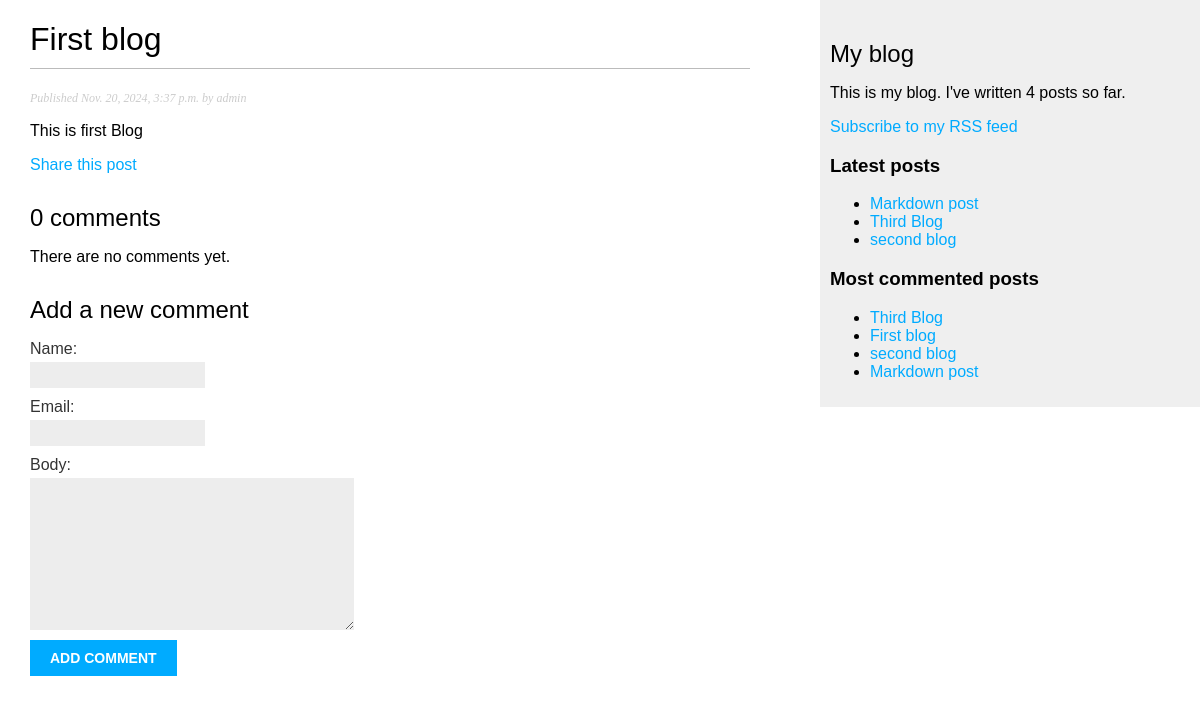
The page /blog/2024/11/20/first-blog/ on the database its author committed.
### blog/models.py (models this page shows, shortened)
class Post(models.Model):
    STATUS_CHOICES = (
        ("draft", "Draft"),
        ("published", "Published"),
    )
    title = models.CharField(max_length=250)
    slug = models.SlugField(max_length=250, unique_for_date="publish")
    author = models.ForeignKey(
        User, on_delete=models.CASCADE, related_name="blog_posts"
    )
    body = models.TextField()
    publish = models.DateTimeField(default=timezone.now)
    created = models.DateTimeField(auto_now_add=True)
    updated = models.DateTimeField(auto_now=True)
    status = models.CharField(max_length=10, choices=STATUS_CHOICES, default="draft")
    objects = models.Manager()  # The default Manager
    published = PublishedManager()  # The Custom Manager
    tags = TaggableManager()
    class Meta:
        ordering = ("-publish",)
    def get_absolute_url(self):
        return reverse(
            "blog:post_detail",
            args=[self.publish.year, self.publish.month, self.publish.day, self.slug],
        )

### blog/views.py (the view)
def post_detail(request, year, month, day, post):
    post = get_object_or_404(
        Post,
        slug=post,
        status="published",
        publish__year=year,
        publish__month=month,
        publish__day=day,
    )
    comments = post.comments.filter(active=True)
    new_comment = None
    if request.method == "POST":
        comment_form = CommentForm(data=request.POST)
        if comment_form.is_valid():
            new_comment = comment_form.save(commit=False)
            new_comment.post = post
            new_comment.save()
    else:
        comment_form = CommentForm()
    return render(
        request,
        "blog/post/detail.html",
        {
            "post": post,
            "comments": comments,
            "new_comment": new_comment,
            "comment_form": comment_form,
        },
    )

### blog/forms.py
class CommentForm(forms.ModelForm):
    class Meta:
        model = Comment
        fields = ("name", "email", "body")

### blog/models.py (called while the page is built)
    def get_queryset(self):
        return super(PublishedManager, self).get_queryset().filter(status="published")

### blog/templatetags/blog_tags.py (called while the page is built)
@register.simple_tag
def total_posts():
    return Post.published.count()

@register.inclusion_tag("blog/post/latest_posts.html")
def show_latest_posts(count=5):
    latest_posts = Post.published.order_by("-publish")[:count]
    return {"latest_posts": latest_posts}

@register.simple_tag
def get_most_commented_posts(count=5):
    return Post.published.annotate(total_comments=Count("comments")).order_by(
        "-total_comments"
    )[:count]

@register.filter(name="markdown")
def markdown_format(text):
    return mark_safe(markdown.markdown(text))

### blog/templates/blog/post/detail.html (shortened to what this page needs)
{% extends "blog/base.html" %}
{% load blog_tags %}
{% block content %}
  <h1>{{ post.title }}</h1>
  <p class="date">
  Published {{ post.publish }} by {{ post.author }}
  </p>
  {{ post.body|markdown }}
  <p>
    <a href="{% url "blog:post_share" post.id %}">
    Share this post
    </a>
  </p>
  {% with comments.count as total_comments %}
    <h2>
      {{ total_comments }} comment{{ total_comments|pluralize }}
    </h2>
  {% endwith %}
  {% for comment in comments %}
    <div class="comment">
      <p class="info">
        Comment {{ forloop.counter }} by {{ comment.name }}
        {{ comment.created }}
      </p>
      {{ comment.body|linebreaks }}
    </div>
  {% empty %}
    <p>There are no comments yet.</p>
  {% endfor %}
  {% if new_comment %}
    <h2>Your comment has been added.</h2>
  {% else %}
    <h2>Add a new comment</h2>
    <form method="post">
      {{ comment_form.as_p }}
      <p><input type="submit" value="Add comment"></p>
    </form>
  {% endif %}
{% endblock %}

### blog/templates/blog/base.html (shortened to what this page needs)
{% load blog_tags%}
{% load static %}
<!DOCTYPE html>
<html>
  <head>
    <link href="{% static "css/blog.css" %}" rel="stylesheet">
  </head>
  <body>
    <div id="content">{% block content %} {% endblock %}</div>
    <div id="sidebar">
      <h2>My blog</h2>
      <p>This is my blog. I've written {% total_posts %} posts so far.</p>
      <p>
        <a href="{% url "blog:post_feed" %}">Subscribe to my RSS feed</a>
      </p>
      <h3>Latest posts</h3>
      {% show_latest_posts 3 %}
      <h3>Most commented posts</h3>
      {% get_most_commented_posts as most_commented_posts %}
      <ul>
        {% for post in most_commented_posts %}
      <li>
      <a href="{{ post.get_absolute_url }}">{{ post.title }}</a>
      </li>
        {% endfor %}
      </ul>
    </div>
  </body>
</html>

### blog/templates/blog/post/latest_posts.html
<ul>
  {% for post in latest_posts %}
    <li>
      <a href="{{ post.get_absolute_url }}">{{ post.title }}</a>
    </li>
  {% endfor %}
</ul>

### blog/static/css/blog.css (style rules this page uses)
body { margin: 0; padding: 0; font-family: helvetica, sans-serif; }
a { color: #00abff; text-decoration: none; }
h1 { font-weight: normal; border-bottom: 1px solid #bbb; padding: 0 0 10px 0; }
h2 { font-weight: normal; margin: 30px 0 0; }
#content { float: left; width: 60%; padding: 0 0 0 30px; }
#sidebar { float: right; width: 30%; padding: 10px; background: #efefef; height: 100%; }
p.date { color: #ccc; font-family: georgia, serif; font-size: 12px; font-style: italic; }
label { float: left; clear: both; color: #333; margin-bottom: 4px; }
input, textarea { clear: both; float: left; margin: 0 0 10px; background: #ededed; border: 0; padding: 6px 10px; font-size: 12px; }
input[type=submit] { font-weight: bold; background: #00abff; color: #fff; padding: 10px 20px; font-size: 14px; text-transform: uppercase; }

### rows shown on the page
Post: title "First blog", publish "Nov. 20, 2024, 3:37 p.m.", author "admin", body "This is first Blog"
Post: title "Markdown post"
Post: title "Third Blog"
Post: title "second blog"

### other values the page prints
{{ total_comments }} "0"
